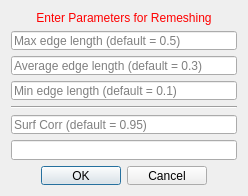
<?xml version="1.0" encoding="UTF-8"?>
<ui version="4.0">
 <class>AtrialFibresViewUIRemesh</class>
 <widget class="QWidget" name="AtrialFibresViewUIRemesh">
  <property name="geometry">
   <rect>
    <x>0</x>
    <y>0</y>
    <width>248</width>
    <height>196</height>
   </rect>
  </property>
  <property name="sizePolicy">
   <sizepolicy hsizetype="Preferred" vsizetype="Minimum">
    <horstretch>0</horstretch>
    <verstretch>0</verstretch>
   </sizepolicy>
  </property>
  <property name="minimumSize">
   <size>
    <width>0</width>
    <height>196</height>
   </size>
  </property>
  <property name="maximumSize">
   <size>
    <width>16777215</width>
    <height>196</height>
   </size>
  </property>
  <property name="windowTitle">
   <string>Set Values</string>
  </property>
  <layout class="QVBoxLayout" name="verticalLayout">
   <item>
    <widget class="QLabel" name="titleLabel">
     <property name="styleSheet">
      <string notr="true">QLabel { color: rgb(255, 0, 0) }</string>
     </property>
     <property name="text">
      <string>Enter Parameters for Remeshing</string>
     </property>
     <property name="alignment">
      <set>Qt::AlignCenter</set>
     </property>
    </widget>
   </item>
   <item>
    <widget class="QLineEdit" name="lineEdit_1max">
     <property name="placeholderText">
      <string>Max edge length (default = 0.5)</string>
     </property>
    </widget>
   </item>
   <item>
    <widget class="QLineEdit" name="lineEdit_2avrg">
     <property name="placeholderText">
      <string>Average edge length (default = 0.3)</string>
     </property>
    </widget>
   </item>
   <item>
    <widget class="QLineEdit" name="lineEdit_3min">
     <property name="text">
      <string/>
     </property>
     <property name="placeholderText">
      <string>Min edge length (default = 0.1)</string>
     </property>
    </widget>
   </item>
   <item>
    <widget class="Line" name="line">
     <property name="orientation">
      <enum>Qt::Horizontal</enum>
     </property>
    </widget>
   </item>
   <item>
    <widget class="QLineEdit" name="lineEdit_4surfcorr">
     <property name="placeholderText">
      <string>Surf Corr (default = 0.95)</string>
     </property>
    </widget>
   </item>
   <item>
    <widget class="QLineEdit" name="lineEdit_5suffix"/>
   </item>
   <item>
    <widget class="QDialogButtonBox" name="buttonBox">
     <property name="enabled">
      <bool>true</bool>
     </property>
     <property name="orientation">
      <enum>Qt::Horizontal</enum>
     </property>
     <property name="standardButtons">
      <set>QDialogButtonBox::Cancel|QDialogButtonBox::Ok</set>
     </property>
     <property name="centerButtons">
      <bool>true</bool>
     </property>
    </widget>
   </item>
   <item>
    <spacer name="spacer">
     <property name="orientation">
      <enum>Qt::Vertical</enum>
     </property>
     <property name="sizeType">
      <enum>QSizePolicy::Expanding</enum>
     </property>
     <property name="sizeHint" stdset="0">
      <size>
       <width>20</width>
       <height>0</height>
      </size>
     </property>
    </spacer>
   </item>
  </layout>
 </widget>
 <layoutdefault spacing="6" margin="11"/>
 <resources/>
 <connections/>
</ui>
